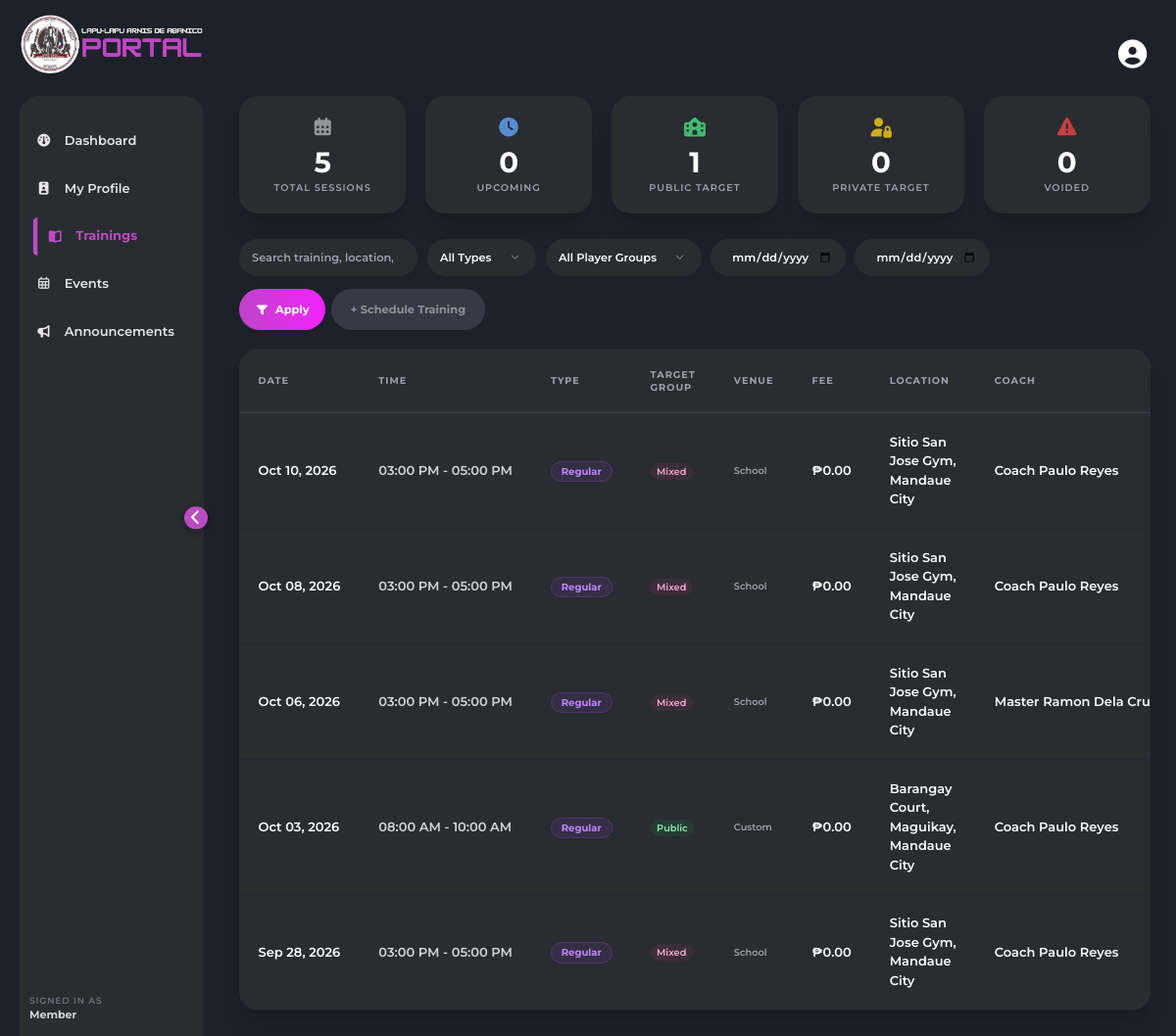
The page /public/trainings.php (signed in) on the database its author committed.
### tables this page shows
CREATE TABLE `trainings` (
  `training_id` int(11) NOT NULL,
  `training_date` date NOT NULL,
  `training_type` enum('Regular','Private','Custom') DEFAULT 'Regular',
  `target_group` enum('Public','Private','Mixed') NOT NULL DEFAULT 'Mixed',
  `start_time` time DEFAULT NULL,
  `end_time` time DEFAULT NULL,
  `location` varchar(255) DEFAULT NULL,
  `venue_type` enum('School','Private Venue','Custom') NOT NULL DEFAULT 'Custom',
  `description` varchar(255) DEFAULT NULL,
  `fee_amount` decimal(10,2) NOT NULL DEFAULT 0.00,
  `coach_id` int(11) DEFAULT NULL,
  `previous_coach_id` int(11) DEFAULT NULL,
  `needs_coach` tinyint(1) NOT NULL DEFAULT 0,
  `created_by` int(11) DEFAULT NULL,
  `created_at` datetime DEFAULT current_timestamp(),
  `updated_at` datetime DEFAULT current_timestamp() ON UPDATE current_timestamp(),
  `updated_by` int(11) DEFAULT NULL,
  `is_voided` tinyint(1) DEFAULT 0,
  `voided_at` datetime DEFAULT NULL,
  `voided_by` int(11) DEFAULT NULL,
  `void_reason` varchar(255) DEFAULT NULL,
  `venue_lat` decimal(10,7) DEFAULT NULL,
  `venue_lng` decimal(10,7) DEFAULT NULL,
  `geofence_m` int(11) NOT NULL DEFAULT 100
);

CREATE TABLE `members` (
  `member_id` int(11) NOT NULL,
  `full_name` varchar(100) NOT NULL,
  `dob` date DEFAULT NULL,
  `email` varchar(100) DEFAULT NULL,
  `height` decimal(5,2) DEFAULT NULL,
  `weight` decimal(5,2) DEFAULT NULL,
  `contact_number` varchar(20) DEFAULT NULL,
  `address` varchar(255) DEFAULT NULL,
  `affiliated_school` varchar(150) DEFAULT NULL,
  `guardian_name` varchar(100) DEFAULT NULL,
  `guardian_contact` varchar(20) DEFAULT NULL,
  `payment_notes` varchar(255) DEFAULT NULL,
  `rank` enum('None','I. White Belt','II. Yellow Belt','III. Green Belt','IV. Blue Belt','V. Brown Belt','VI. Black Belt','1st Degree- Junior Instructor','2nd Degree- Junior Instructor','3rd Degree- Instructor','4th Degree- Instructor','5th Degree- Senior Instructor','6th Degree- Senior Instructor','7th Degree- Junior Master','8th Degree- Master','9th Degree- Senior Master','VII. Red Belt','10th Degree- Grandmaster','11th Degree- Senior Grandmaster','12th Degree- Superior Grandmaster') NOT NULL DEFAULT 'None',
  `official_rank` enum('None','I. White Belt','II. Yellow Belt','III. Green Belt','IV. Blue Belt','V. Brown Belt','VI. Black Belt','VII. Red Belt','1st Degree- Junior Instructor','2nd Degree- Junior Instructor','3rd Degree- Instructor','4th Degree- Instructor','5th Degree- Senior Instructor','6th Degree- Senior Instructor','7th Degree- Junior Master','8th Degree- Master','9th Degree- Senior Master','10th Degree- Grandmaster','11th Degree- Senior Grandmaster','12th Degree- Superior Grandmaster') NOT NULL DEFAULT 'None',
  `rank_verification_status` enum('Pending Verification','More Evidence Required','Assessment Required','Verified','Not Verified') NOT NULL DEFAULT 'Pending Verification',
  `rank_verified_by` int(11) DEFAULT NULL,
  `rank_verified_at` datetime DEFAULT NULL,
  `rank_verification_notes` text DEFAULT NULL,
  `member_type` enum('Head Coach','Coach','Player') NOT NULL DEFAULT 'Player',
  `player_category` enum('Public','Private','Mixed') NOT NULL DEFAULT 'Public',
  `training_preference` enum('Group','Private','Flexible') NOT NULL DEFAULT 'Group',
  `status` enum('Active','Inactive','On Leave') DEFAULT 'Active',
  `profile_img` varchar(255) DEFAULT NULL,
  `created_by` int(11) DEFAULT NULL,
  `updated_by` int(11) DEFAULT NULL,
  `created_at` datetime DEFAULT current_timestamp(),
  `updated_at` datetime DEFAULT current_timestamp() ON UPDATE current_timestamp(),
  `is_voided` tinyint(1) DEFAULT 0,
  `voided_at` datetime DEFAULT NULL,
  `voided_by` int(11) DEFAULT NULL,
  `void_reason` varchar(255) DEFAULT NULL,
  `face_descriptor` text DEFAULT NULL
);

### htdocs/public/trainings.php (the view, shortened to what the rows shown need)
<?php
require_once __DIR__ . '/../includes/authorize.php';
require_once __DIR__ . '/../classes/Trainings.php';
$readScope = getPermission('trainings', 'read');
$search = (isset($_GET['search']) && is_string($_GET['search'])) ? trim($_GET['search']) : '';
$search = mb_substr($search, 0, 100);
$rawType = (isset($_GET['type']) && is_string($_GET['type'])) ? trim($_GET['type']) : '';
$type = in_array($rawType, ['Regular', 'Private', 'Custom'], true) ? $rawType : '';
$rawGroup = (isset($_GET['target_group']) && is_string($_GET['target_group'])) ? trim($_GET['target_group']) : '';
$targetGroup = in_array($rawGroup, ['Public', 'Private', 'Mixed'], true) ? $rawGroup : '';
$startDate = (isset($_GET['start_date']) && is_string($_GET['start_date'])) ? trim($_GET['start_date']) : '';
if (preg_match('/^\d{4}-\d{2}-\d{2}$/', $startDate) !== 1) {
    $startDate = '';
}
$endDate = (isset($_GET['end_date']) && is_string($_GET['end_date'])) ? trim($_GET['end_date']) : '';
if (preg_match('/^\d{4}-\d{2}-\d{2}$/', $endDate) !== 1) {
    $endDate = '';
}
$filters = [
    'search' => $search,
    'type' => $type,
    'target_group' => $targetGroup,
    'start_date' => $startDate,
    'end_date' => $endDate,
];
$perPage = 10;
$requestedPage = (isset($_GET['page']) && is_numeric($_GET['page'])) ? max(1, (int)$_GET['page']) : 1;
try {
    $db = (new Database())->connect();
    $trainingsModel = new Trainings($db);
    if ($readScope === 'own' && in_array(currentUserRole(), ['Member', 'Applicant'], true)) {
        $sessionMemberId = function_exists('resolveSessionMemberId') ? resolveSessionMemberId($db) : 0;
        if ($sessionMemberId > 0) {
            $filters['member_id'] = $sessionMemberId;
        } else {
            $filters['member_id'] = -1;
        }
    }
    $result = $trainingsModel->getAllPaginated($filters, $requestedPage, $perPage);
    $paginatedTrainings = $result['trainings'];
} catch (Throwable $e) {
    error_log('trainings.php error: ' . $e->getMessage());
    die('Error loading training sessions. Please contact the administrator.');
}
function trE(?string $value, string $fallback = ''): string
{
    $value = trim((string)$value);
    return htmlspecialchars($value !== '' ? $value : $fallback, ENT_QUOTES | ENT_SUBSTITUTE, 'UTF-8');
}
function trFormatDate(?string $date, string $fallback = 'TBA'): string
{
    $date = trim((string)$date);
    if ($date === '' || !preg_match('/^(\d{4}-\d{2}-\d{2})/', $date, $m)) {
        return $fallback;
    }
    $parsed = DateTime::createFromFormat('!Y-m-d', $m[1]);
    return $parsed->format('M d, Y');
}
function trFormatTime(?string $time, string $fallback = 'TBA'): string
{
    $time = trim((string)$time);
    foreach (['H:i:s', 'H:i'] as $format) {
        $parsed = DateTime::createFromFormat('!' . $format, $time);
        $errors = DateTime::getLastErrors();
        $hasErrors = ($errors !== false && ($errors['warning_count'] > 0 || $errors['error_count'] > 0));
        if ($parsed !== false && !$hasErrors) {
            return $parsed->format('h:i A');
        }
    }
    $timestamp = strtotime($time);
    return $timestamp === false ? $fallback : date('h:i A', $timestamp);
}
function trTypeClass(?string $type): string
{
    switch ($type) {
        default:
            return 'bg-purple-500/10 text-purple-400 border border-purple-500/20';
    }
}
function trGroupClass(?string $group): string
{
    switch ($group) {
        case 'Mixed':
            return 'bg-pink-500/10 text-pink-300';
        default:
            return 'bg-green-500/10 text-green-300';
    }
}
function trTargetGroup(?string $group): string
{
    $group = trim((string)$group);
    return $group !== '' ? $group : 'Mixed';
}
function trFee(?string $amount): string
{
    return '₱' . number_format((float)$amount, 2, '.', ',');
}
?>
<!DOCTYPE html>
<html lang="en" class="text-[13px]">
<head>
    <script src="https://cdn.tailwindcss.com"></script>
    <link rel="stylesheet" href="https://cdnjs.cloudflare.com/ajax/libs/font-awesome/7.0.1/css/all.min.css">
    <link rel="stylesheet" href="https://unpkg.com/leaflet@1.9.4/dist/leaflet.css" />
    <link rel="stylesheet" href="css/sidebar.css">
    <link rel="stylesheet" href="css/style.css">
</head>
<body class="text-white bg-dark-purple overflow-x-hidden">
<div class="flex">
    <main id="page" class="flex-1 p-4 sm:p-6 lg:p-8 h-screen overflow-y-auto opacity-0 translate-x-8 transition-all duration-500 ease-out">
        <div class="card-bg rounded-2xl sm:rounded-3xl overflow-hidden shadow-xl">
            <div class="hidden lg:block overflow-x-auto">
                <table class="w-full text-left border-collapse">
                    <thead class="text-gray-400 text-xs uppercase tracking-widest border-b border-gray-700">
                        <tr>
                            <th class="p-4 lg:p-6">Date</th>
                            <th class="p-4 lg:p-6">Time</th>
                            <th class="p-4 lg:p-6">Type</th>
                            <th class="p-4 lg:p-6">Target Group</th>
                            <th class="p-4 lg:p-6">Venue</th>
                            <th class="p-4 lg:p-6">Fee</th>
                            <th class="p-4 lg:p-6">Location</th>
                            <th class="p-4 lg:p-6">Coach</th>
                        </tr>
                    </thead>
                    <tbody id="desktopTrainingsBody">
                        <?php if (empty($paginatedTrainings)): ?>
                            <tr><td colspan="10" class="p-6 text-center text-gray-500">No training sessions found.</td></tr>
                        <?php else: ?>
                            <?php foreach ($paginatedTrainings as $training): ?>
                                <tr class="border-b border-gray-800 hover:bg-white/5 transition">
                                    <td class="p-4 lg:p-6 font-semibold whitespace-nowrap"><?= trE(trFormatDate($training['training_date'] ?? null)) ?></td>
                                    <td class="p-4 lg:p-6 text-gray-300 whitespace-nowrap"><?= trE(trFormatTime($training['start_time'] ?? null)) ?> - <?= trE(trFormatTime($training['end_time'] ?? null)) ?></td>
                                    <td class="p-4 lg:p-6"><span class="px-3 py-1 rounded-full text-[10px] font-bold <?= trTypeClass($training['training_type'] ?? null) ?>"><?= trE($training['training_type'] ?? null, 'Regular') ?></span></td>
                                    <td class="p-4 lg:p-6"><span class="px-2 py-1 rounded-full text-xs font-semibold <?= trGroupClass($training['target_group'] ?? null) ?>"><?= trE(trTargetGroup($training['target_group'] ?? null)) ?></span></td>
                                    <td class="p-4 lg:p-6 text-xs text-gray-400"><?= trE($training['venue_type'] ?? null, 'Custom') ?></td>
                                    <td class="p-4 lg:p-6 whitespace-nowrap"><?= trE(trFee($training['fee_amount'] ?? 0)) ?></td>
                                    <td class="p-4 lg:p-6"><?= trE($training['location'] ?? null, 'N/A') ?></td>
                                    <td class="p-4 lg:p-6 whitespace-nowrap"><?= trE($training['coach_name'] ?? null, 'Unassigned') ?></td>
                                </tr>
                            <?php endforeach; ?>
                        <?php endif; ?>
                    </tbody>
                </table>
            </div>
        </div>
    </main>
</div>
</body>
</html>

### rows shown on the page
trainings: training_date "Oct 10, 2026", start_time "03:00 PM", end_time "05:00 PM", training_type "Regular", target_group "Mixed", venue_type "School", fee_amount "₱0.00", location "Sitio San Jose Gym, Mandaue City", coach.full_name "Coach Paulo Reyes"
trainings: training_date "Oct 08, 2026", start_time "03:00 PM", end_time "05:00 PM", training_type "Regular", target_group "Mixed", venue_type "School", fee_amount "₱0.00", location "Sitio San Jose Gym, Mandaue City", coach.full_name "Coach Paulo Reyes"
trainings: training_date "Oct 06, 2026", start_time "03:00 PM", end_time "05:00 PM", training_type "Regular", target_group "Mixed", venue_type "School", fee_amount "₱0.00", location "Sitio San Jose Gym, Mandaue City", coach.full_name "Master Ramon Dela…"
trainings: training_date "Oct 03, 2026", start_time "08:00 AM", end_time "10:00 AM", training_type "Regular", target_group "Public", venue_type "Custom", fee_amount "₱0.00", location "Barangay Court, Maguikay, Mandaue City", coach.full_name "Coach Paulo Reyes"
trainings: training_date "Sep 28, 2026", start_time "03:00 PM", end_time "05:00 PM", training_type "Regular", target_group "Mixed", venue_type "School", fee_amount "₱0.00", location "Sitio San Jose Gym, Mandaue City", coach.full_name "Coach Paulo Reyes"

### other values the page prints
$label "Dashboard"
$label "My Profile"
$label "Trainings"
$label "Events"
$label "Announcements"
$userRoleLabel "Member"
$stats['total'] "5"
$stats['upcoming'] "0"
$stats['public_sessions'] "1"
$stats['private_sessions'] "0"
$stats['cancelled'] "0"
